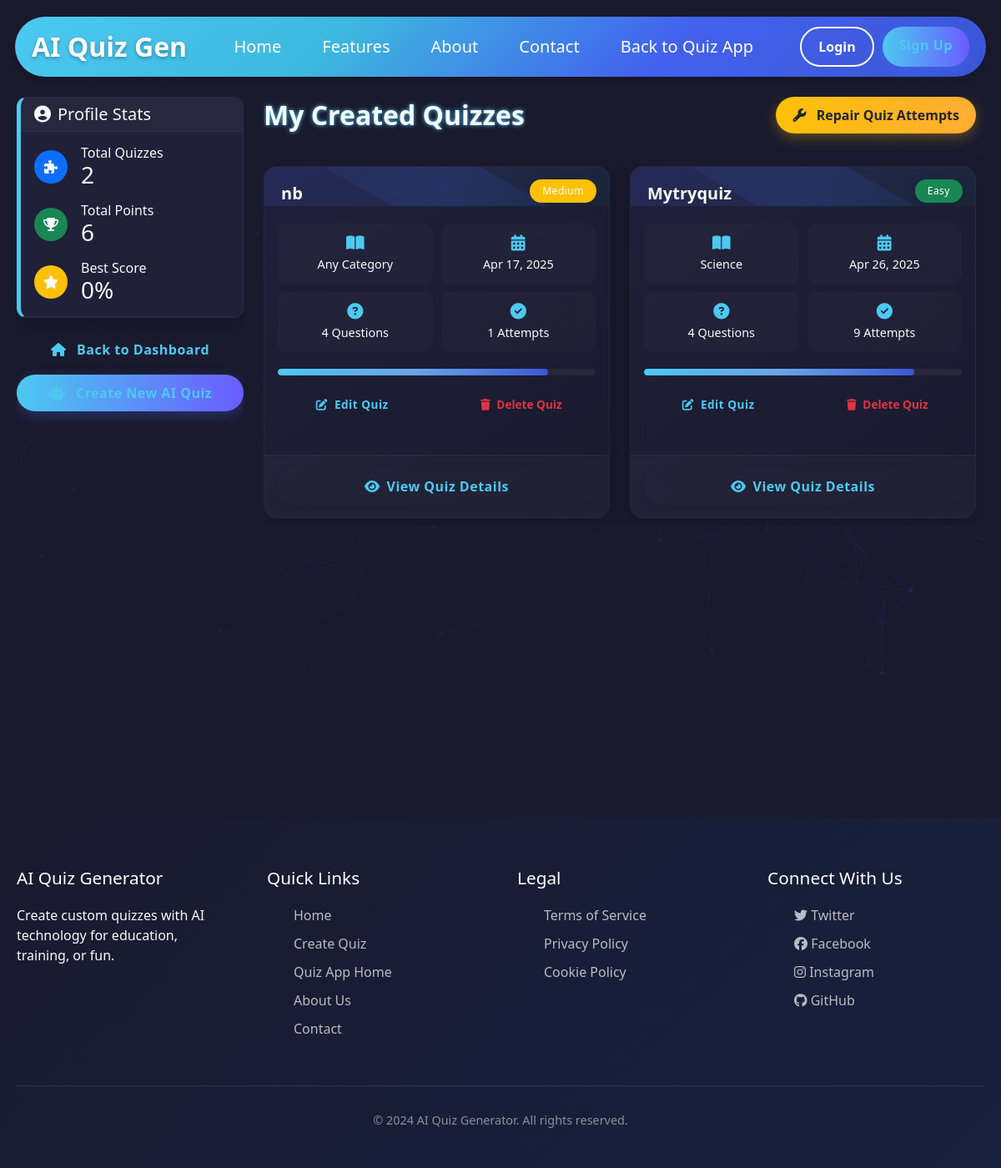
/quiz/created-quizzes/ (signed in), run on the app's committed database.
### QuizTemplateApp/models.py (models this page shows, shortened)
class UserProfile(models.Model):
    user = models.OneToOneField(CustomUser, on_delete=models.CASCADE, related_name='profile')
    avatar = models.ImageField(upload_to='avatars/', null=True, blank=True)
    bio = models.TextField(max_length=500, blank=True)
    total_points = models.IntegerField(default=0)
    quizzes_taken = models.IntegerField(default=0)
    quizzes_created = models.IntegerField(default=0)
    achievements = models.ManyToManyField('Achievement', blank=True)

class Quiz(models.Model):
    title = models.CharField(max_length=200)
    description = models.TextField()
    category = models.CharField(max_length=50, default='General')
    difficulty = models.CharField(max_length=20, default='Medium')
    created_at = models.DateTimeField(auto_now_add=True)
    created_by = models.ForeignKey(CustomUser, on_delete=models.CASCADE)
    is_public = models.BooleanField(default=True)
    time_limit = models.IntegerField(null=True, blank=True, help_text="Time limit in minutes")
    passing_score = models.IntegerField(default=60, help_text="Minimum score to pass (%)")
    def get_attempts(self):
        logger = logging.getLogger(__name__)
        logger.info(f"Getting attempts for quiz id={self.id}, title={self.title}")
        attempts = []
        try:
            quiz_id_str = str(self.id)
            logger.info(f"Looking for AI attempts with quiz_id={quiz_id_str}")
            ai_attempts = AIQuizAttempt.objects.filter(
                quiz_id=quiz_id_str,
                completed=True
            ).order_by('-completed_at')
            logger.info(f"Found {ai_attempts.count()} AI attempts with direct ID match")
            title_match_attempts = []
            if ai_attempts.count() == 0:
                title_match_attempts = AIQuizAttempt.objects.filter(
                    quiz_title__icontains=self.title,
                    completed=True
                ).order_by('-completed_at')
                logger.info(f"Found {len(title_match_attempts)} additional AI attempts with title match")
                for attempt in title_match_attempts:
                    if not attempt.quiz_id or attempt.quiz_id == 'None' or str(attempt.quiz_id) != quiz_id_str:
                        logger.info(f"Updating quiz_id for attempt {attempt.id} from '{attempt.quiz_id}' to '{quiz_id_str}'")
                        attempt.quiz_id = quiz_id_str
                        attempt.save()
            custom_attempts = QuizAttempt.objects.filter(
                quiz=self,
                completed=True
            ).order_by('-completed_at')
            logger.info(f"Found {custom_attempts.count()} custom attempts")
            for attempt in ai_attempts:
                attempts.append({
                    'type': 'ai',
                    'date': attempt.completed_at,
                    'score': attempt.score,
                    'max_score': attempt.max_score or self.questions.count(),
                    'percentage': attempt.percentage,
                    'time_taken': attempt.time_taken,
                    'attempt_data': attempt.attempt_data if hasattr(attempt, 'attempt_data') else {}
                })
            for attempt in custom_attempts:
                attempts.append({
                    'type': 'custom',
                    'date': attempt.completed_at,
                    'score': attempt.score,
                    'max_score': self.questions.count(),
                    'percentage': (attempt.score / self.questions.count() * 100) if self.questions.count() > 0 else 0,
                    'time_taken': attempt.completed_at - attempt.started_at if attempt.completed_at and attempt.started_at else None
                })
            logger.info(f"Total combined attempts: {len(attempts)}")
            attempts.sort(key=lambda x: x['date'] if x['date'] else timezone.now(), reverse=True)
            return attempts
        except Exception as e:
            logger.error(f"Error getting attempts: {str(e)}")
            import traceback
            logger.error(traceback.format_exc())
            return []

### QuizTemplateApp/views.py (the view, shortened to what this page needs)
# urls.py: path('created-quizzes/', views.created_quizzes, name='created_quizzes'),
@login_required
def created_quizzes(request):
    import logging
    logger = logging.getLogger(__name__)
    ai_attempts = AIQuizAttempt.objects.filter(
        user=request.user,
        completed=True
    )
    logger.info(f"Found {ai_attempts.count()} total AI quiz attempts for user {request.user.username}")
    created_quizzes = Quiz.objects.filter(created_by=request.user)
    logger.info(f"Found {created_quizzes.count()} quizzes created by user {request.user.username}")
    profile = request.user.profile
    unlinked_attempts_count = 0
    if ai_attempts.exists():
        for attempt in ai_attempts:
            try:
                quiz_exists = False
                if attempt.quiz_id:
                    quiz_exists = created_quizzes.filter(id=attempt.quiz_id).exists()
                if not quiz_exists:
                    unlinked_attempts_count += 1
            except:
                unlinked_attempts_count += 1
    for quiz in created_quizzes:
        quiz.attempts = quiz.get_attempts()
    def get_ai_quiz_attempts(quiz_id=None):
        """Get AI quiz attempts for the specified quiz ID"""
        return AIQuizAttempt.objects.filter(
            quiz_id=str(quiz_id),
            completed=True
        ).order_by('-completed_at')
    class ViewHelper:
        @staticmethod
        def get_ai_quiz_attempts(quiz_id=None):
            """Helper method for the template that accepts a named parameter"""
            return get_ai_quiz_attempts(quiz_id)
    return render(request, 'created_quizzes.html', {
        'created_quizzes': created_quizzes,
        'profile': profile,
        'view': ViewHelper,
        'ai_attempts_count': unlinked_attempts_count
    })

### QuizTemplateApp/templates/created_quizzes.html (shortened to what this page needs)
{% extends 'base.html' %}
{% load quiz_extras %}
{% block content %}
<div id="particles-js"></div>
<div class="container mt-4">
  <div class="row">
    <div class="col-lg-3 mb-4">
      <div class="sidebar-wrapper">
        <div class="card stat-card">
          <div class="card-header">
            <h5 class="mb-0"><i class="fas fa-user-circle me-2"></i>Profile Stats</h5>
          </div>
          <div class="card-body">
            <div class="d-flex align-items-center mb-3">
              <div class="bg-primary rounded-circle p-2 me-3 d-flex align-items-center justify-content-center"
                style="width: 40px; height: 40px">
                <i class="fas fa-puzzle-piece text-white"></i>
              </div>
              <div>
                <h6 class="mb-0">Total Quizzes</h6>
                <h3 class="mb-0 floating">{{ created_quizzes|length }}</h3>
              </div>
            </div>
            <div class="d-flex align-items-center mb-3">
              <div class="bg-success rounded-circle p-2 me-3 d-flex align-items-center justify-content-center"
                style="width: 40px; height: 40px">
                <i class="fas fa-trophy text-white"></i>
              </div>
              <div>
                <h6 class="mb-0">Total Points</h6>
                <h3 class="mb-0 floating">{{ profile.total_points }}</h3>
              </div>
            </div>
            <div class="d-flex align-items-center">
              <div class="bg-warning rounded-circle p-2 me-3 d-flex align-items-center justify-content-center"
                style="width: 40px; height: 40px">
                <i class="fas fa-star text-white"></i>
              </div>
              <div>
                <h6 class="mb-0">Best Score</h6>
                <h3 class="mb-0 floating">{{ profile.highest_percentage|default:"0" }}%</h3>
              </div>
            </div>
          </div>
        </div>
        <div class="d-grid gap-2 mt-3">
          <a href="{% url 'quiz:dashboard' %}" class="btn btn-outline-primary">
            <i class="fas fa-home me-2"></i> Back to Dashboard
          </a>
          <a href="{% url 'quizai:generate' %}" class="btn btn-primary">
            <i class="fas fa-robot me-2"></i> Create New AI Quiz
          </a>
        </div>
      </div>
    </div>
    <div class="col-lg-9">
      <div class="main-content">
        <div class="d-flex align-items-center mb-4">
          <h2 class="fw-bold glow-text mb-0">My Created Quizzes</h2>
          <div class="ms-auto">
            <a href="?repair=1" class="btn btn-warning">
              <i class="fas fa-wrench me-2"></i> Repair Quiz Attempts
            </a>
          </div>
        </div>
        <div class="row">
          {% for quiz in created_quizzes %}
          <div class="col-md-6 mb-4">
            <div class="card quiz-card h-100" style="margin-bottom: -2rem;">
              <div class="card-header bg-transparent">
                <h5 class="mb-0 fw-bold">{{ quiz.title }}</h5>
                <span class="badge {% if quiz.difficulty == 'Hard' %}bg-danger{% elif quiz.difficulty == 'Medium' %}bg-warning{% else %}bg-success{% endif %}">
                  {{ quiz.difficulty }}
                </span>
              </div>
              <div class="card-body">
                <div class="quiz-stats">
                  <div class="quiz-stat-item">
                    <i class="fas fa-book-open"></i>
                    <span>{{ quiz.category }}</span>
                  </div>
                  <div class="quiz-stat-item">
                    <i class="fas fa-calendar-alt"></i>
                    <span>{{ quiz.created_at|date:"M d, Y" }}</span>
                  </div>
                  <div class="quiz-stat-item">
                    <i class="fas fa-question-circle"></i>
                    <span>{{ quiz.questions.count }} Questions</span>
                  </div>
                  {% with attempt_count=quiz.attempts|length %}
                  <div class="quiz-stat-item">
                    <i class="fas fa-check-circle"></i>
                    <span>{{ attempt_count }} Attempts</span>
                  </div>
                  {% endwith %}
                </div>
                {% with attempt_count=quiz.attempts|length %}
                <div class="quiz-progress">
                  <div class="quiz-progress-bar" style="width: {% if attempt_count > 0 %}85{% else %}15{% endif %}%"></div>
                </div>
                {% endwith %}
                <div class="d-grid gap-2 mb-4">
                  <div class="row">
                    <div class="col-6">
                      <a href="{% url 'quiz:edit_quiz' quiz.id %}" class="btn btn-outline-primary btn-sm w-100">
                        <i class="fas fa-edit me-1"></i> Edit Quiz
                      </a>
                    </div>
                    <div class="col-6">
                      <a href="{% url 'quiz:delete_quiz' quiz.id %}" class="btn btn-outline-danger btn-sm w-100">
                        <i class="fas fa-trash me-1"></i> Delete Quiz
                      </a>
                    </div>
                  </div>
                </div>
              </div>
              <div class="card-footer bg-transparent">
                <a href="{% url 'quiz:view_quiz' quiz.id %}" class="btn btn-outline-primary quiz-action-btn w-100">
                  <i class="fas fa-eye me-2"></i> View Quiz Details
                </a>
              </div>
            </div>
          </div>
          {% endfor %}
        </div>
      </div>
    </div>
  </div>
</div>
<script>
document.addEventListener('DOMContentLoaded', function() {
  // Initialize particles.js
  particlesJS('particles-js', {
    particles: {
      number: { value: 80, density: { enable: true, value_area: 800 } },
      color: { value: '#4a6bff' },
      shape: { type: 'circle' },
      opacity: { value: 0.1, random: true },
      size: { value: 3, random: true },
      line_linked: { enable: true, distance: 150, color: '#4a6bff', opacity: 0.1, width: 1 },
      move: { enable: true, speed: 1, direction: 'none', random: true, straight: false, out_mode: 'out' }
    },
    interactivity: {
      detect_on: 'canvas',
      events: { onhover: { enable: true, mode: 'repulse' }, onclick: { enable: true, mode: 'push' } },
      modes: { repulse: { distance: 100, duration: 0.4 }, push: { particles_nb: 4 } }
    },
    retina_detect: true
  });
});
function toggleAttempts(elementId) {
  const element = document.getElementById(elementId);
  if (element) {
    element.classList.toggle('show');
    // Close all other attempt sections
    document.querySelectorAll('.attempts-container').forEach(el => {
      if (el.id !== elementId && el.classList.contains('show')) {
        el.classList.remove('show');
      }
    });
  }
}
</script>
{% endblock %}

### QuizAiApp/static/QuizAiApp/css/style.css (style rules this page uses)
:root { --primary-color: #4cc9f0; --secondary-color: #3a56d4; --dark-color: #1a1a2e; --light-color: #f8f9fa; --success-color: #28a745; --warning-color: #ffc107; --danger-color: #dc3545; }
.card { border: none; border-radius: 15px; overflow: hidden; box-shadow: 0 10px 30px rgba(0, 0, 0, 0.2); }
.btn-primary { background: linear-gradient(45deg, #4cc9f0, #3a56d4); border: none; transition: all 0.3s ease; }
.btn-outline-primary { border: 2px solid var(--primary-color); color: var(--primary-color); background-color: transparent; }

### QuizAiApp/templates/base.html (style rules this page uses)
:root { --primary: #4cc9f0; --secondary: #3a56d4; --dark: #1a1a2e; --light: #f8f9fa; --success: #28a745; --warning: #ffc107; --danger: #dc3545; }
html { scroll-behavior: smooth; }
* { margin: 0; padding: 0; box-sizing: border-box; font-family: 'Segoe UI', Tahoma, Geneva, Verdana, sans-serif; }
body { background-color: var(--dark); color: var(--light); overflow-x: hidden; }
.container { max-width: 1200px; margin: 0 auto; padding: 0 20px; }
.btn { padding: 10px 20px; border: none; border-radius: 25px; font-weight: 600; cursor: pointer; transition: all 0.3s ease; }
.btn-primary { background-color: white; color: var(--primary); }

### data on the page
UserProfile: total_points "6"
Quiz: title "nb", difficulty "Medium", category "Any Category", created_at "Apr 17, 2025", questions.count "4", is_public "1"
Quiz: title "Mytryquiz", difficulty "Easy", category "Science", created_at "Apr 26, 2025", questions.count "4", quiz "9"

### other printed values
{{ created_quizzes|length }} "2"
{{ profile.highest_percentage|default:"0" }} "0"
